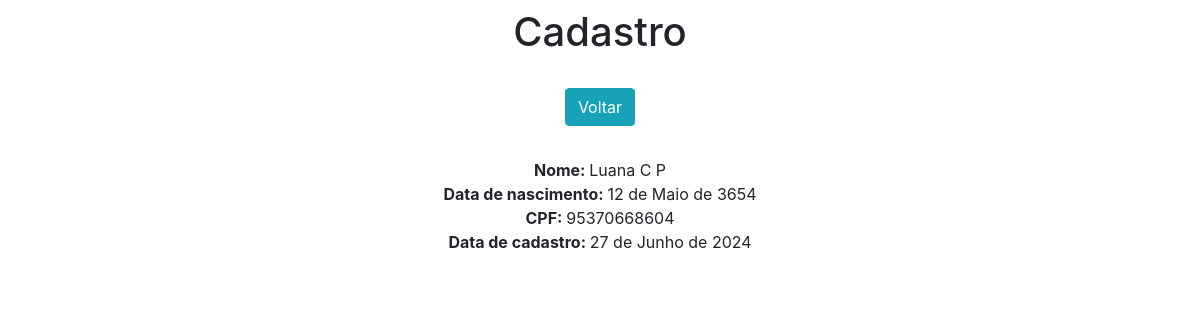
Screenshot of /view/5/ with the database file from the repository.
### app/models.py (models this page shows)
class Usuarios (models.Model):
    nome = models.CharField(max_length=150)
    data_nasc = models.DateField(auto_now=False, auto_now_add=False)
    cpf = models.CharField(max_length=11)
    data_cad = models.DateField(auto_now=False, auto_now_add=False)

### app/views.py (the view)
# urls.py: path('view/<int:pk>/', view, name='view'),
def view(request, pk):
        data = {}
        data['db'] = Usuarios.objects.get(pk=pk)
        return render(request, 'view.html', data)

### app/templates/view.html (shortened to what this page needs)
<!doctype html>
<html lang="pt-br">
  <head>
    <link rel="stylesheet" href="https://cdn.jsdelivr.net/npm/bootstrap@4.4.1/dist/css/bootstrap.min.css">
  </head>
  <body>
    <div class="col-8 m-auto pt-2 pb-2 text-center">
        <h1>Cadastro</h1>
    </div>
    <div class="col-8 m-auto pt-3 pb-2 text-center">
        <a href="/" class="btn btn-info">Voltar</a>
    </div>
    <div class="col-8 m-auto pt-4 pb-2 text-center">
        <strong>Nome: </strong>{{db.nome}} <br>
        <strong>Data de nascimento: </strong>{{db.data_nasc}} <br>
        <strong>CPF: </strong>{{db.cpf}} <br>
        <strong>Data de cadastro: </strong>{{db.data_cad}} <br>
    </div>
  </body>
</html>

### rows the page displays
Usuarios: nome "Luana C P", data_nasc "12 de Maio de 3654", cpf "95370668604", data_cad "27 de Junho de 2024"
